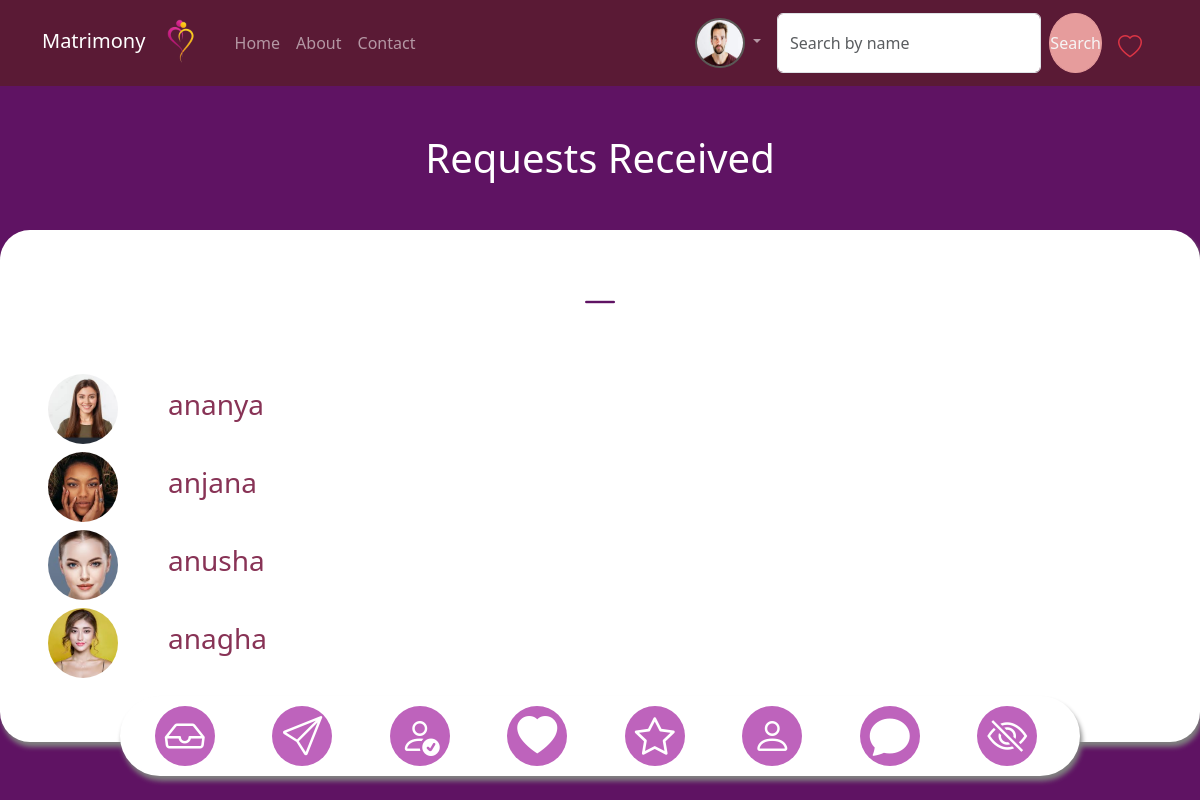
The page /user/profile-details/ (signed in) on the database its author committed.
### account/models.py (models this page shows, shortened)
class User(AbstractUser):
    GENDER_CHOICES = (
        ('MALE', 'Male'),
        ('FEMALE', 'Female'),
        ('OTHERS', 'Other'),
    )
    EXPERTISE_CHOICES = (
        ('BEGINNER', 'Beginner'),
        ('IINTERMEDIATE', 'Intermediate'),
        ('EXPERT', 'Expert'),
    )
    INTERESTS_CHOICES = (
        ('READING', 'Reading'),
        ('WRITING', 'Writing'),
        ('MUSIC', 'Music'),
        ('OTHERS', 'Others'),
    )
    HOBBIES_CHOICES = (
        ('DANCE', 'Dance'),
        ('TRAVEL', 'Travel'),
        ('FOOTBALL', 'Football'),
        ('CRICKET', 'Cricket'),
        ('OTHER', 'Other_activities'),
    )
    profile_photo = models.ImageField(
        upload_to='profile_photos/',
        blank=True,
        verbose_name='Profile photo'
    )
    date_of_birth = models.DateField(
        null=True,
        blank=False,
        verbose_name='Date of birth'
    )
    gender = models.CharField(
        max_length=10,
        choices=GENDER_CHOICES,
        blank=False,
        verbose_name='Gender',
        default='MALE'
    )
    phone_number = models.CharField(
        max_length=15,
        unique=True,
        blank=True,
        null=True,
        verbose_name='Phone number'
    )
    age = models.PositiveIntegerField(null=True, blank=True)
    hobbies = models.TextField(max_length=255, blank=False)
    interests = models.TextField(max_length=255, blank=False)
    smoking_status = models.CharField(max_length=20,default='Non-smoker', choices=[('Non-smoker', 'Non-smoker'),('Smoker', 'Smoker'),('Occasional', 'Occasional'),])
    drinking_status = models.CharField(max_length=20,default='Non-drinker', choices=[('Non-drinker', 'Non-drinker'),('Drinker', 'Drinker'),('Occasional', 'Occasional'),])
    qualification = models.CharField(max_length=255, blank=False
                                     ,choices=[('SSLC', 'SSLC'), ('PLUSTWO', 'PLUSTWO'), ('BACHELOR', 'BACHELOR'), ('MASTERS', 'MASTERS'), ('PHD', 'PHD')]
)
    company_name = models.CharField(max_length=255, blank=True)
    designation = models.CharField(max_length=255, blank=True)
    location = models.CharField(max_length=255, blank=True)
    job_title = models.CharField(max_length=255, blank=True)
    expertise = models.CharField(
        max_length=100,
        choices=EXPERTISE_CHOICES,
        blank=True,
        verbose_name='Expertise',
        default=''
    )

### user/models.py (models this page shows, shortened)
class FriendRequest(models.Model):
    id = models.BigAutoField(primary_key=True)  # Using BigAutoField for the primary key
    from_user = models.ForeignKey(User, related_name='from_user', on_delete=models.CASCADE)
    to_user = models.ForeignKey(User, related_name='to_user', on_delete=models.CASCADE)
    timestamp = models.DateTimeField(auto_now_add=True)  # Sets the timestamp when the request is created
    updated_at = models.DateTimeField(auto_now=True)  # Updates the timestamp every time the object is saved
    accepted = models.BooleanField(default=False)

### user/views.py (the view)
# urls.py: path('profile-details/', profile_details_view, name='profile_details'),
@login_required
def profile_details_view(request):
    user = request.user
    incoming_requests = FriendRequest.objects.filter(to_user=user)
    outgoing_requests = FriendRequest.objects.filter(from_user=user)
    shortlisted_ids = Favorite.objects.filter(user=user).values_list('favorite', flat=True)
    shortlisted_profiles = User.objects.filter(id__in=shortlisted_ids)
    sent_user_ids = Message.objects.filter(sender=user).values_list('recipient', flat=True)
    received_user_ids = Message.objects.filter(recipient=user).values_list('sender', flat=True)
    contacted_user_ids = set(sent_user_ids) | set(received_user_ids)
    contacted_users = User.objects.filter(id__in=contacted_user_ids)
    messages = Message.objects.filter(sender=user) | Message.objects.filter(recipient=user)
    accepted_friends_ids = FriendRequest.objects.filter(
        from_user=user,
        accepted=True
    ).values_list('to_user', flat=True)
    friends_list = User.objects.filter(id__in=accepted_friends_ids)
    partners_shortlisting_user_ids = Favorite.objects.filter(
        favorite=user
    ).values_list('user', flat=True)
    partners_shortlisting_users = User.objects.filter(id__in=partners_shortlisting_user_ids)
    context = {
        'incoming_requests': incoming_requests,
        'outgoing_requests': outgoing_requests,
        'shortlisted_profiles': shortlisted_profiles,
        'contacted_users': contacted_users,
        'messages': messages,
        'friends': friends_list,
        'partners_shortlisting_users': partners_shortlisting_users  # Add this to the context
    }
    return render(request, 'profile_details.html', context)

### user/templates/profile_details.html (shortened to what this page needs)
{% extends 'usernav/shared/navbar.html' %}
{% block content %}
<div id="incoming" class="section mt-3" style="display: block;">
    <h1 class="my-5" style="color: white;text-align: center;">Requests Received</h1>
    <div class="p-4 p-md-5 insection " style="background-color:white; border-radius: 30px;box-shadow: 2px 5px 5px grey;">
        <h3 class="text-center mb-5" style="color: rgb(95, 19, 99);font-size: xx-large;">
            <i class="bi bi-dash-lg icon-center mb-5 fs-1 text-center"></i>
        </h3>
        <ul class="list-unstyled mt-4">
            {% for request in incoming_requests %}
            <li class="d-flex align-items-center my-2" style="color: rgb(136, 51, 86);border-radius: 10px;">
                <a href="{% url 'user:partner_profile' request.from_user.id %}">
                    <img src="{{ request.from_user.profile_photo.url }}" alt="{{ request.from_user.username }}" class="profile-img"/>
                </a>
                <h3>{{ request.from_user.username }}</h3>
            </li>
            {% empty %}
            <li>No incoming requests.</li>
            {% endfor %}
        </ul>
    </div>
</div>
<div class="fixed-bottom mb-4 d-flex justify-content-center">
    <div class="icon-container d-flex p-2">
        <button type="button" class="btn me-2" onclick="showSection('incoming')">
            <i class="bi bi-inbox fs-1"></i>
        </button>
        <button type="button" class="btn me-2" onclick="showSection('outgoing')">
            <i class="bi bi-send fs-1"></i>
        </button>
        <button type="button" class="btn me-2" onclick="showSection('friends')">
            <i class="bi bi-person-check fs-1"></i>
        </button>
        <button type="button" class="btn me-2" onclick="showSection('shortlisted')">
            <i class="bi bi-heart-fill fs-1"></i>
        </button>
        <button type="button" class="btn me-2" onclick="showSection('shortlisted_by_partners')">
            <i class="bi bi-star fs-1"></i>
        </button>
        <button type="button" class="btn me-2" onclick="showSection('contacted')">
            <i class="bi bi-person fs-1"></i>
        </button>
        <button type="button" class="btn me-2" onclick="showSection('messages')">
            <i class="bi bi-chat-fill fs-1"></i>
        </button>
        <button type="button" class="btn me-2" onclick="showSection('hidden')">
            <i class="bi bi-eye-slash fs-1"></i>
        </button>
    </div>
</div>
{% endblock %}

### user/templates/usernav/shared/navbar.html (shortened to what this page needs)
{% load static %}
<!doctype html>
<html lang="en">
<head>
    <link href="https://cdn.jsdelivr.net/npm/bootstrap@5.3.2/dist/css/bootstrap.min.css" rel="stylesheet"
 />
    <link rel="stylesheet" href="https://cdn.jsdelivr.net/npm/bootstrap-icons@1.10.5/font/bootstrap-icons.css">
</head>
<body>
    <header>
            <nav class="navbar navbar-expand-sm navbar-dark " style="background-color: rgb(90, 26, 53);">
                <div class="container">
                    <a class="navbar-brand" href="#">Matrimony
                        <img src="{% static 'images/logo.png' %}" alt="" width="60" height="60">
                    </a>
                    <div class="collapse navbar-collapse" id="collapsibleNavId">
                        <ul class="navbar-nav me-auto mt-2 mt-lg-0">
                            <li class="nav-item mnav">
                                <a class="nav-link" href="{% url 'user:matrimonyhome' %}">Home</a>
                            </li>
                            <li class="nav-item mnav">
                                <a class="nav-link" href="{% url 'user:about' %}">About</a>
                            </li>
                            <li class="nav-item mnav">
                                <a class="nav-link" href="#">Contact</a>
                            </li>
                        </ul>
                        {% if user.is_authenticated %}
                        <ul class="navbar-nav ms-auto mt-2 mt-lg-0 me-2" >
                            <li class="nav-item dropdown">
                                <a class="nav-link dropdown-toggle" href="#" role="button" data-bs-toggle="dropdown" aria-expanded="false">
                                    <img src="{{user.profile_photo.url }}" alt="Profile Photo" width="50" height="50" style="border-radius: 25px;border: 2px solid rgb(90, 89, 86);" class="">
                                </a>
                              </li>
                        </ul>
                        {% endif %}
                        <form class="d-flex my-2 my-lg-0" method="get" action="{% url 'user:partner_search' %}">
                            <input class="form-control me-sm-2" type="text" name="name" placeholder="Search by name" />
                            <button class="btn my-2 my-sm-0" style="color: rgb(246, 245, 245); background-color: rgb(230, 156, 156); border-color: rgb(230, 156, 156);" type="submit">
                                Search
                            </button>
                        </form>
                        {% if user.is_authenticated %}
                        <li class="nav-item mt-2 fs-4 mx-3  " style="list-style: none;">
                            <a href="{% url 'user:favorites' %}">
                                <i class="bi bi-heart text-danger" ></i>
                            </a>
                        </li>
                        {% endif %}
                    </div>
                </div>
            </nav>
    </header>
    <main>
        {% block content %}
        {% endblock content %}
    </main>
</body>
</html>

### user/templates/profile_details.html (style rules this page uses)
body { background-color: rgb(95, 19, 99); }
.btn { background-color: rgb(190, 99, 188); border-radius: 50%; width: 60px; height: 60px; display: flex; align-items: center; justify-content: center; padding: 0; }
.btn i { font-size: 24px; color: white; }
.icon-container { border-radius: 50px; border: 2px solid rgb(255, 255, 255); background-color: white; display: flex; justify-content: space-around; align-items: center; padding: 2px; box-shadow: 2px 5px 5px grey; width: 80%; margin: 0 auto; }
.section { background-color: rgb(95, 19, 99); width: 100%; }
.insection { background-color: #787474; }
.profile-img { width: 70px; height: 70px; border-radius: 50%; object-fit: cover; margin-right: 50px; }

### rows shown on the page
User: profile_photo (picture)
FriendRequest: from_user.profile_photo (picture), from_user.username "ananya"
FriendRequest: from_user.profile_photo (picture), from_user.username "anjana"
FriendRequest: from_user.profile_photo (picture), from_user.username "anusha"
FriendRequest: from_user.profile_photo (picture), from_user.username "anagha"
